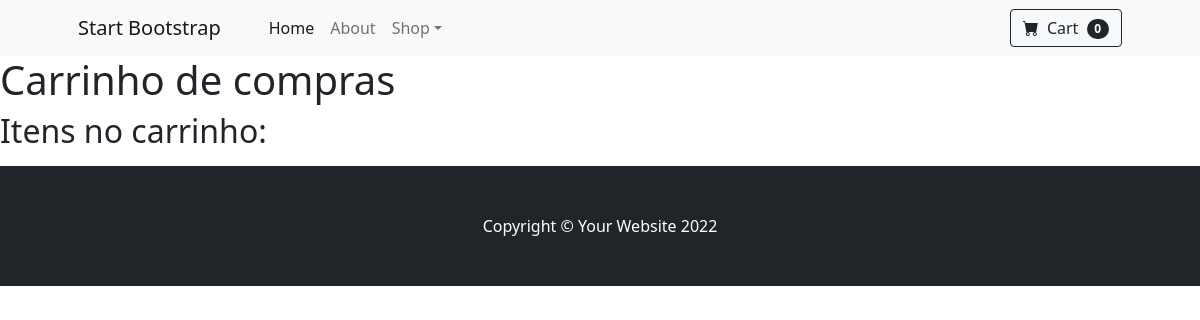
Page /carrinho/ on the earlier database version.
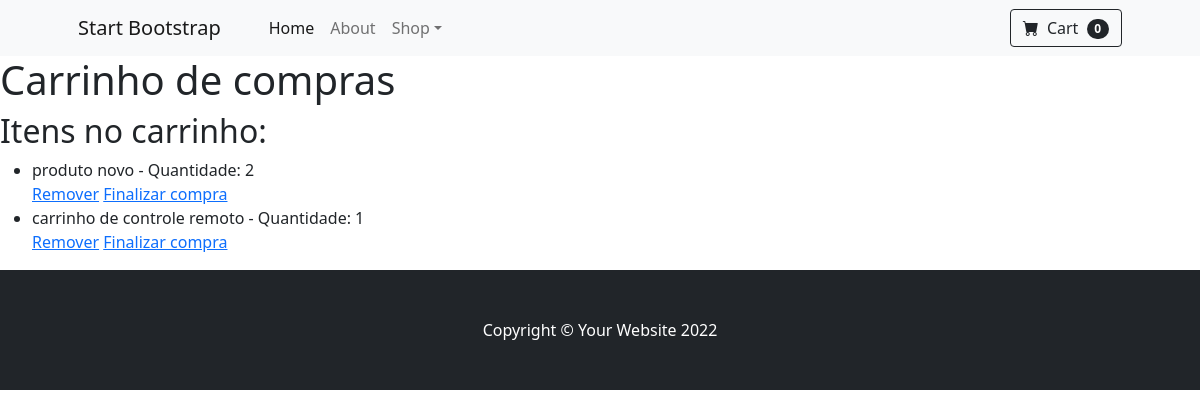
Same page on the later database version.
### carrinho/models.py (models this page shows, shortened)
class ItemCarrinho(models.Model):
    item = models.ForeignKey(Item, on_delete=models.CASCADE)
    carrinho = models.ForeignKey(Carrinho, on_delete=models.CASCADE)
    quantidade = models.PositiveIntegerField('',null=False)

class Item(models.Model):
    nome = models.CharField(max_length=100)
    descricao = models.TextField()
    preco = models.DecimalField(max_digits=7, decimal_places=2)
    quantidade_disponivel = models.PositiveIntegerField()

### carrinho/views.py (the view)
# urls.py: path('carrinho/', CarrinhoListView.as_view(), name='carrinho'),
class CarrinhoListView(ListView):
    model = ItemCarrinho
    template_name = 'carrinho.html'
    context_object_name = 'itens_carrinho'
    def get_queryset(self):
        carrinho = Carrinho.objects.filter(status='aberto').first()
        queryset = super().get_queryset().filter(carrinho=carrinho)
        return queryset
    def get_context_data(self, **kwargs):
        context = super().get_context_data(**kwargs)
        context['carrinho'] = Carrinho.objects.filter(status='aberto').first()
        return context

### carrinho/templates/carrinho.html (shortened to what this page needs)
{% extends 'basep.html' %}
{% load bootstrap5 %}
{% load static %}
{% block content %}
<h1>Carrinho de compras</h1>
{% if carrinho %}
    <h2>Itens no carrinho:</h2>
    <ul>
        {% for item_carrinho in itens_carrinho %}
            <li>{{ item_carrinho.item.nome }} - Quantidade: {{ item_carrinho.quantidade }}</li>
            <a href="{% url 'remover_item' item_carrinho.item.id %}">Remover</a>
            <a href="{% url 'efetuar_compra' item_carrinho.item.id %}">Finalizar compra</a>
        {% endfor %}
    </ul>
{% else %}
    <p>Não há itens no carrinho.</p>
{% endif %}
{% endblock %}

### carrinho/templates/basep.html (shortened to what this page needs)
{% load static %}
{% load bootstrap5 %}
<!DOCTYPE html>
<html lang="en">
    <head>
        <link href="https://cdn.jsdelivr.net/npm/bootstrap-icons@1.5.0/font/bootstrap-icons.css" rel="stylesheet" />
        {% bootstrap_css %}
        <link href="{% static 'css/styles.css' %}" rel="stylesheet" />
    </head>
    <body>
        <nav class="navbar navbar-expand-lg navbar-light bg-light">
            <div class="container px-4 px-lg-5">
                <a class="navbar-brand" href="{% url 'home' %}">Start Bootstrap</a>
                <div class="collapse navbar-collapse" id="navbarSupportedContent">
                    <ul class="navbar-nav me-auto mb-2 mb-lg-0 ms-lg-4">
                        <li class="nav-item"><a class="nav-link active" aria-current="page" href="./index.html">Home</a></li>
                        <li class="nav-item"><a class="nav-link" href="#!">About</a></li>
                        <li class="nav-item dropdown">
                            <a class="nav-link dropdown-toggle" id="navbarDropdown" href="#" role="button" data-bs-toggle="dropdown" aria-expanded="false">Shop</a>
                        </li>
                    </ul>
                    <a href="{% url 'carrinho' %}" class="d-flex text-decoration-none">
                        <div class="btn btn-outline-dark">
                            <i class="bi-cart-fill me-1"></i>
                            Cart
                            <span class="badge bg-dark text-white ms-1 rounded-pill">0</span>
                        </div>
                    </a>
                </div>
            </div>
        </nav>
        {% block content %}{% endblock %}
        <footer class="py-5 bg-dark b-0">
            <div class="container"><p class="m-0 text-center text-white">Copyright &copy; Your Website 2022</p></div>
        </footer>
    </body>
</html>

Differences in the rows shown:
added ItemCarrinho: item.nome "produto novo", quantidade "2"
added ItemCarrinho: item.nome "carrinho de controle remoto", quantidade "1"
